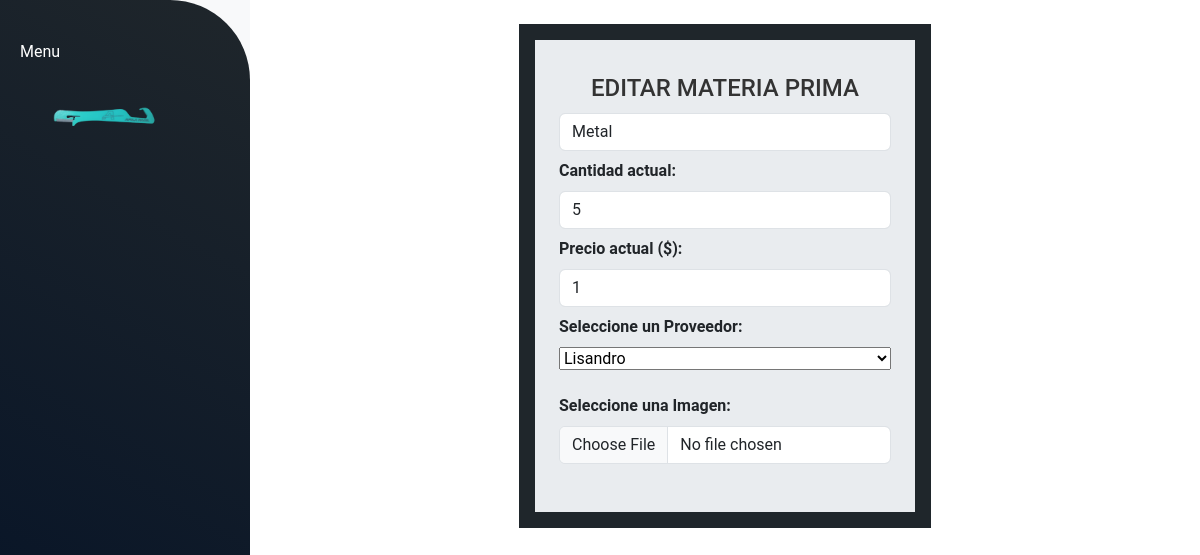
Before: /materias_primas/editar/16/ with the older database file.
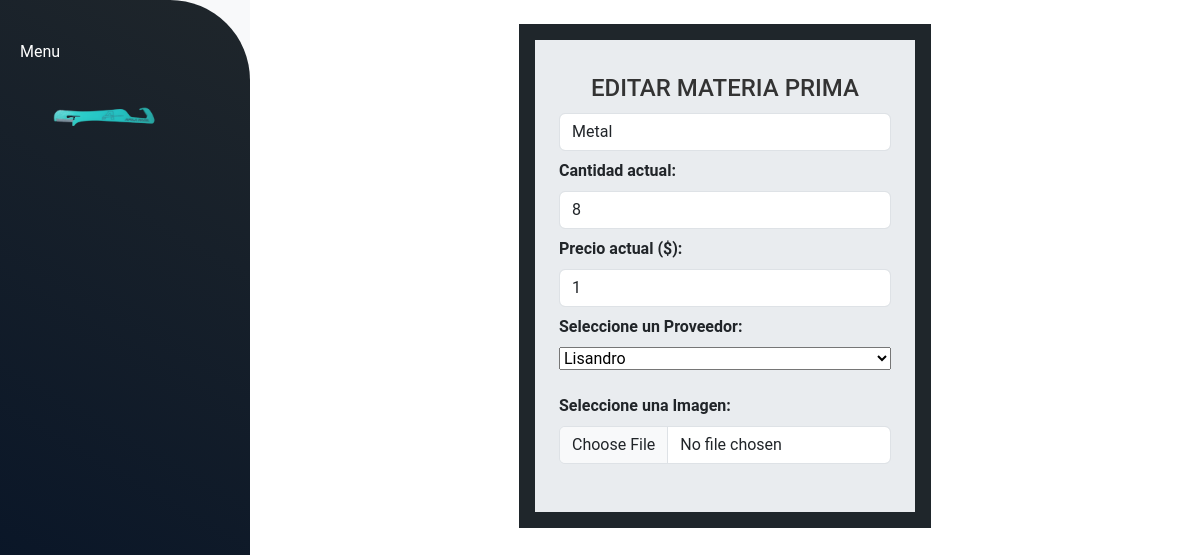
After: the same page with the newer database file.
### materias_primas/models.py (models this page shows, shortened)
class Materias(models.Model):
    nombre = models.CharField(max_length=45)
    precio = models.IntegerField()
    cantidad = models.IntegerField()
    proveedores = models.ForeignKey(Proveedores, null=True, blank=True, on_delete=models.SET_NULL, related_name='materias')
    imagen = models.CharField(max_length=100)
    class Meta:
        db_table = 'materias'
        verbose_name = "Materia"

### materias_primas/views.py (the view)
# urls.py: path('editar/<int:id>/', views.editar_materia, name='editar_materia'),
def editar_materia(request, id):
    materia = get_object_or_404(Materias, pk=id)
    if request.method == 'POST':
        form = MateriasForm(request.POST, request.FILES)
        if form.is_valid():
            materia.nombre = form.cleaned_data['nombre']
            materia.precio = form.cleaned_data['precio']
            materia.cantidad = form.cleaned_data['cantidad']
            materia.proveedores = form.cleaned_data['proveedores']
            materia.imagen = form.cleaned_data['imagen']
            materia.save()
            return redirect('materias_primas')
    else:
        form = MateriasForm(initial={
            'nombre': materia.nombre,
            'precio': materia.precio,
            'cantidad': materia.cantidad,
            'proveedores': materia.proveedores,
            'imagen': materia.imagen
        })
    return render(request, 'editar_materia.html', {'form': form, 'materia': materia})

### materias_primas/forms.py
class MateriasForm(forms.Form):
    nombre = forms.CharField(max_length=100)
    proveedores = forms.ModelChoiceField(queryset=Proveedores.objects.all())
    precio = forms.IntegerField()
    cantidad = forms.IntegerField()
    imagen = forms.CharField(max_length=100, required=False)

### proveedores/models.py (called while the page is built)
    def __str__(self):
        return f"{self.nombre}"

### materias_primas/templates/editar_materia.html (shortened to what this page needs)
{% extends "materias_primas/layout.html" %}
{% load static %}
{% block content %}
<div class="container-fluid" id="altura">
  <div class="d-flex flex-column align-items-center" >
      <div class="d-flex justify-content-center mt-4 mb-5" style="background-color: #1f262b;">
          <form class="m-3 p-4 bg-body-secondary" method="post" action="{% url 'editar_materia' materia.id %}" enctype="multipart/form-data" >
               <h2 class="custom-title text-center">EDITAR MATERIA PRIMA</h2>
              <div class="form-outline mb-2" >
                  <input type="text" id="nombre" name="nombre" class="form-control" placeholder="Nombre" value="{{ materia.nombre }}" />
              </div>
                  <div class="form-outline mb-2">
                    <p class="mb-2 fw-bold"> Cantidad actual:</p>
                      <input type="number" id="cantidad" name="cantidad" class="form-control" placeholder="Cantidad" value="{{ materia.cantidad }}"/>
                  </div>
                  <div class="form-outline mb-2">
                    <p class="mb-2 fw-bold"> Precio actual ($):</p>
                    <input type="number" id="precio" name="precio" class="form-control" value="{{ materia.precio }}"/>
                  </div>
                  <div class="row mb-4">
                    <div class="form-outline w-100 d-flex flex-column">
                        <label class="form-label fw-bold w-100" for="proveedores">Seleccione un Proveedor:</label>
                        {{ form.proveedores }}
                    </div>
                </div>
                  <div class="row mb-4">
                      <div class="form-outline">
                      <label class="form-label fw-bold w-100" for="imagen">Seleccione una Imagen:</label>
                      <input type="file" id="imagen" name="imagen" class="form-control" value="{{ materia.imagen }}"/>
                      </div>
                  </div>
          </form>
      </div>
  </div>
</div>
{% endblock %}

Changed rows visible on the page:
changed Materias "Metal": cantidad "5" → "8"
